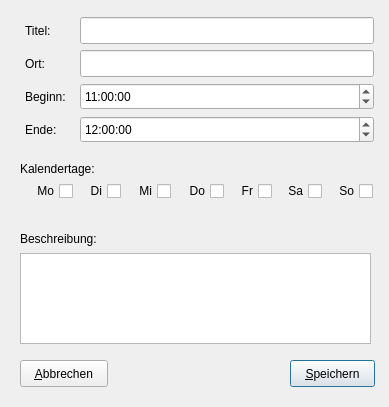
<?xml version="1.0" encoding="UTF-8"?>
<ui version="4.0">
 <class>NewQueryWindow</class>
 <widget class="QDialog" name="NewQueryWindow">
  <property name="geometry">
   <rect>
    <x>0</x>
    <y>0</y>
    <width>389</width>
    <height>407</height>
   </rect>
  </property>
  <property name="windowTitle">
   <string>Neue Suche</string>
  </property>
  <widget class="QPlainTextEdit" name="pteBeschreibung">
   <property name="geometry">
    <rect>
     <x>20</x>
     <y>253</y>
     <width>351</width>
     <height>91</height>
    </rect>
   </property>
  </widget>
  <widget class="QLabel" name="lbBeschreibung">
   <property name="geometry">
    <rect>
     <x>20</x>
     <y>230</y>
     <width>351</width>
     <height>17</height>
    </rect>
   </property>
   <property name="text">
    <string>Beschreibung:</string>
   </property>
  </widget>
  <widget class="QPushButton" name="pbAbbrechen">
   <property name="geometry">
    <rect>
     <x>20</x>
     <y>360</y>
     <width>88</width>
     <height>27</height>
    </rect>
   </property>
   <property name="text">
    <string>&amp;Abbrechen</string>
   </property>
  </widget>
  <widget class="QPushButton" name="pbSpeichern">
   <property name="geometry">
    <rect>
     <x>290</x>
     <y>360</y>
     <width>85</width>
     <height>27</height>
    </rect>
   </property>
   <property name="text">
    <string>&amp;Speichern</string>
   </property>
   <property name="default">
    <bool>true</bool>
   </property>
  </widget>
  <widget class="QCheckBox" name="cbSo">
   <property name="geometry">
    <rect>
     <x>328</x>
     <y>180</y>
     <width>45</width>
     <height>22</height>
    </rect>
   </property>
   <property name="layoutDirection">
    <enum>Qt::RightToLeft</enum>
   </property>
   <property name="text">
    <string>So</string>
   </property>
  </widget>
  <widget class="QCheckBox" name="cbSa">
   <property name="geometry">
    <rect>
     <x>278</x>
     <y>180</y>
     <width>44</width>
     <height>22</height>
    </rect>
   </property>
   <property name="layoutDirection">
    <enum>Qt::RightToLeft</enum>
   </property>
   <property name="text">
    <string>Sa</string>
   </property>
  </widget>
  <widget class="QCheckBox" name="cbMi">
   <property name="geometry">
    <rect>
     <x>127</x>
     <y>180</y>
     <width>44</width>
     <height>22</height>
    </rect>
   </property>
   <property name="layoutDirection">
    <enum>Qt::RightToLeft</enum>
   </property>
   <property name="text">
    <string>Mi</string>
   </property>
  </widget>
  <widget class="QCheckBox" name="cbDi">
   <property name="geometry">
    <rect>
     <x>79</x>
     <y>180</y>
     <width>42</width>
     <height>22</height>
    </rect>
   </property>
   <property name="layoutDirection">
    <enum>Qt::RightToLeft</enum>
   </property>
   <property name="text">
    <string>Di</string>
   </property>
  </widget>
  <widget class="QCheckBox" name="cbMo">
   <property name="geometry">
    <rect>
     <x>24</x>
     <y>180</y>
     <width>49</width>
     <height>22</height>
    </rect>
   </property>
   <property name="layoutDirection">
    <enum>Qt::RightToLeft</enum>
   </property>
   <property name="text">
    <string>Mo</string>
   </property>
  </widget>
  <widget class="QCheckBox" name="cbDo">
   <property name="geometry">
    <rect>
     <x>177</x>
     <y>180</y>
     <width>47</width>
     <height>22</height>
    </rect>
   </property>
   <property name="layoutDirection">
    <enum>Qt::RightToLeft</enum>
   </property>
   <property name="text">
    <string>Do</string>
   </property>
  </widget>
  <widget class="QCheckBox" name="cbFr">
   <property name="geometry">
    <rect>
     <x>230</x>
     <y>180</y>
     <width>42</width>
     <height>22</height>
    </rect>
   </property>
   <property name="layoutDirection">
    <enum>Qt::RightToLeft</enum>
   </property>
   <property name="text">
    <string>Fr</string>
   </property>
  </widget>
  <widget class="QLabel" name="lbEnde">
   <property name="geometry">
    <rect>
     <x>25</x>
     <y>116</y>
     <width>49</width>
     <height>27</height>
    </rect>
   </property>
   <property name="text">
    <string>Ende:</string>
   </property>
  </widget>
  <widget class="QTimeEdit" name="teEnde">
   <property name="geometry">
    <rect>
     <x>80</x>
     <y>116</y>
     <width>294</width>
     <height>27</height>
    </rect>
   </property>
   <property name="time">
    <time>
     <hour>12</hour>
     <minute>0</minute>
     <second>0</second>
    </time>
   </property>
  </widget>
  <widget class="QLineEdit" name="leTitel">
   <property name="geometry">
    <rect>
     <x>80</x>
     <y>17</y>
     <width>294</width>
     <height>27</height>
    </rect>
   </property>
  </widget>
  <widget class="QLabel" name="lbBeginn">
   <property name="geometry">
    <rect>
     <x>25</x>
     <y>83</y>
     <width>49</width>
     <height>27</height>
    </rect>
   </property>
   <property name="text">
    <string>Beginn:</string>
   </property>
  </widget>
  <widget class="QLabel" name="lbTitel">
   <property name="geometry">
    <rect>
     <x>25</x>
     <y>17</y>
     <width>49</width>
     <height>27</height>
    </rect>
   </property>
   <property name="text">
    <string>Titel:</string>
   </property>
  </widget>
  <widget class="QLabel" name="lbOrt">
   <property name="geometry">
    <rect>
     <x>25</x>
     <y>50</y>
     <width>49</width>
     <height>27</height>
    </rect>
   </property>
   <property name="text">
    <string>Ort:</string>
   </property>
  </widget>
  <widget class="QLineEdit" name="leOrt">
   <property name="geometry">
    <rect>
     <x>80</x>
     <y>50</y>
     <width>294</width>
     <height>27</height>
    </rect>
   </property>
  </widget>
  <widget class="QTimeEdit" name="teBeginn">
   <property name="geometry">
    <rect>
     <x>80</x>
     <y>83</y>
     <width>294</width>
     <height>27</height>
    </rect>
   </property>
   <property name="time">
    <time>
     <hour>11</hour>
     <minute>0</minute>
     <second>0</second>
    </time>
   </property>
  </widget>
  <widget class="QLabel" name="lbKalendertage">
   <property name="geometry">
    <rect>
     <x>20</x>
     <y>160</y>
     <width>351</width>
     <height>17</height>
    </rect>
   </property>
   <property name="text">
    <string>Kalendertage:</string>
   </property>
  </widget>
 </widget>
 <tabstops>
  <tabstop>leTitel</tabstop>
  <tabstop>leOrt</tabstop>
  <tabstop>teBeginn</tabstop>
  <tabstop>teEnde</tabstop>
  <tabstop>cbMo</tabstop>
  <tabstop>cbDi</tabstop>
  <tabstop>cbMi</tabstop>
  <tabstop>cbDo</tabstop>
  <tabstop>cbFr</tabstop>
  <tabstop>cbSa</tabstop>
  <tabstop>cbSo</tabstop>
  <tabstop>pteBeschreibung</tabstop>
  <tabstop>pbAbbrechen</tabstop>
  <tabstop>pbSpeichern</tabstop>
 </tabstops>
 <resources/>
 <connections/>
</ui>
